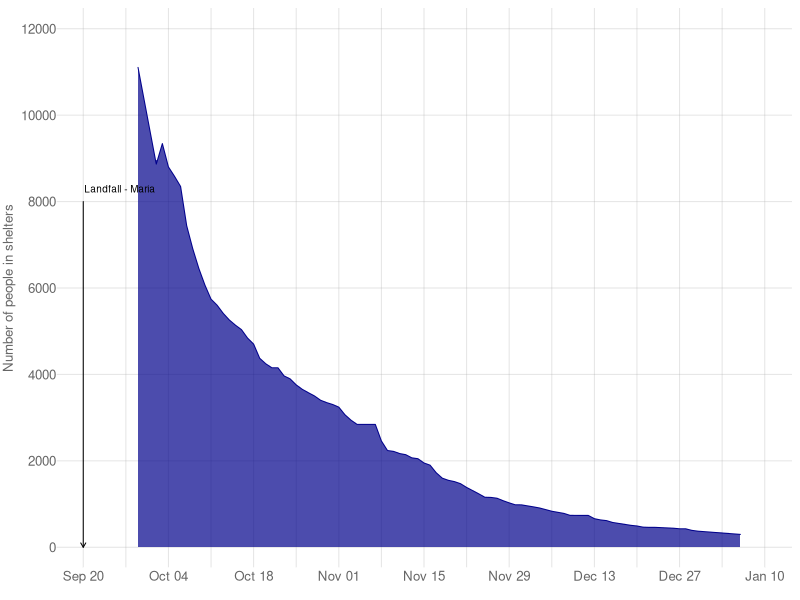
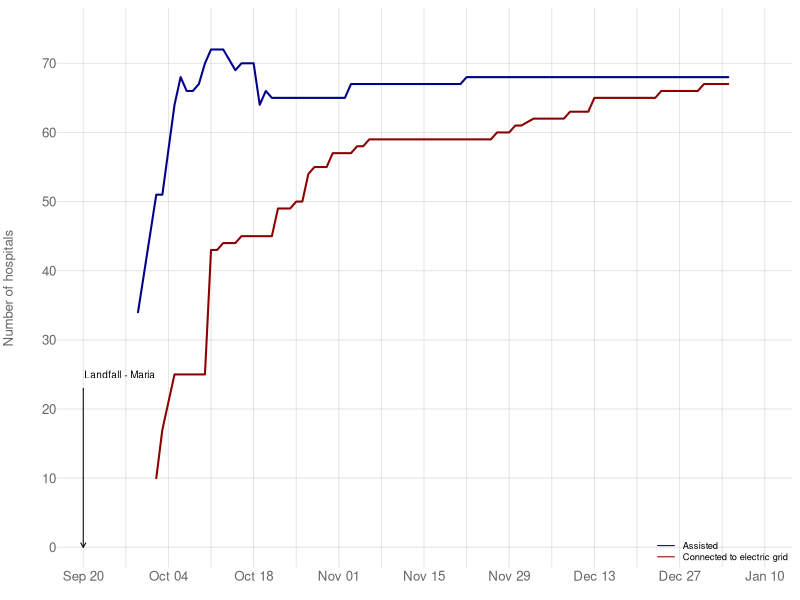
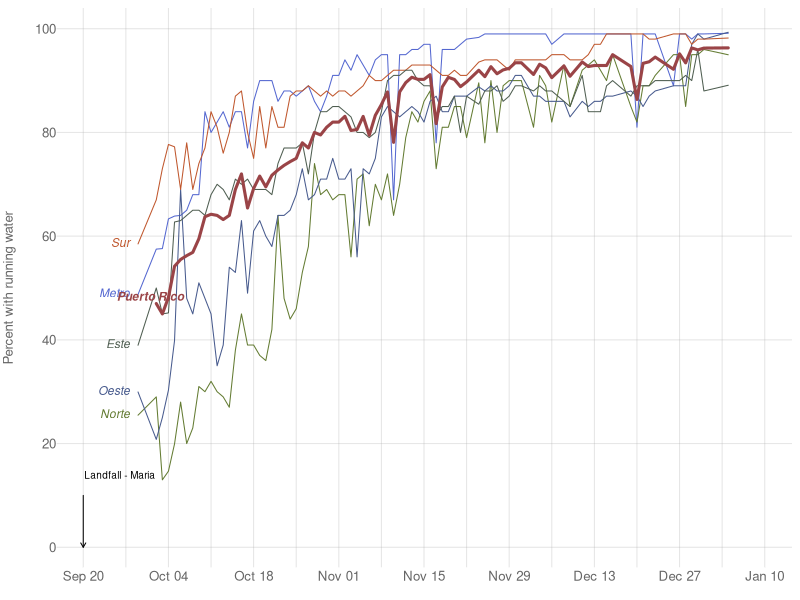
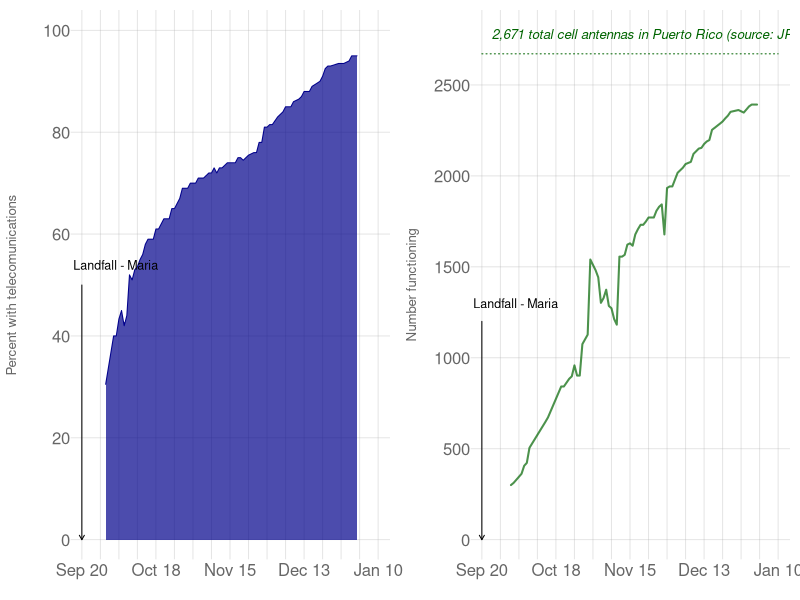

Here is the R script that generated these plots, in order:
library(data.table)
library(dplyr)
library(lubridate)
library(stringr)

status = fread('data/StatusPR.csv') %>%
  mutate(
    date=ymd(paste(Year, Month, Day, sep='-'))) %>%
  arrange(date)
dim(status)

x.dates = seq(as.Date('2017-09-20'), max(status$date)+5, by='weeks')

### plot function
plot.trend = function(dt, col) {
  polygon(c(dt[[1]][1], dt[[1]], dt[[1]][length(dt[[1]])]),
    c(0, dt[[2]], 0), border=NA, col=adjustcolor(col, 0.7))
  lines(dt[[1]], dt[[2]], col=col)
}

### people in shelters
plot.shelters = function() {
png('figs/In_Shelters.png', 5, 3, units='in', res=360)
par(mar=c(2, 3.5, 0.5, 0.5), cex=0.8)
plot(x.dates, rep(1, length(x.dates)),
  ylim=c(0, 12000),
  type='n', 
  axes=F, xlab='', ylab='')
abline(h=seq(0, 12000, by=2000), col=adjustcolor('darkgrey', 0.3))
abline(v=x.dates, col=adjustcolor('darkgrey', 0.3))
plot.trend(filter(status, Resource == 'People in shelters') %>%
    select(date, Value), col='darkblue')
arrows(ymd('2017-09-20'), 8000, ymd('2017-09-20'), 0, length=0.05)
text(ymd('2017-09-26'), 8300, 'Landfall - Maria', cex=0.75)
axis.Date(1, at=x.dates, format="%b %d", col='white', 
  mgp=c(3, 0, 0), col.axis='grey40', cex=0.8)
axis(2, at=seq(0, 12000, by=2000), las=1, col='white', 
  mgp=c(3, 0, 0), col.axis='grey40', cex=0.8)
mtext('Number of people in shelters', 2, line=2.5, col='grey40', cex=0.8)
dev.off()
}
plot.shelters()

### hospitals with electricity
plot.hosp = function() {
png('figs/Hospitals.png', 5, 3, units='in', res=360)
par(mar=c(2, 3.5, 0.5, 0.5), cex=0.8)
plot(x.dates, rep(1, length(x.dates)),
  ylim=c(0, 75),
  type='n', 
  axes=F, xlab='', ylab='')
abline(h=seq(0, 70, by=10), col=adjustcolor('darkgrey', 0.3))
abline(v=x.dates, col=adjustcolor('darkgrey', 0.3))
lines(filter(status, Resource == 'Hospitals with electricity') %>%
    select(date, Value), col='darkred', lwd=2)
lines(filter(status, Resource == 'Hospitals') %>%
    select(date, Value), col='darkblue', lwd=2)
arrows(ymd('2017-09-20'), 23, ymd('2017-09-20'), 0, length=0.05)
text(ymd('2017-09-26'), 25, 'Landfall - Maria', cex=0.75)
axis.Date(1, at=x.dates, format="%b %d", col='white', 
  mgp=c(3, 0, 0), col.axis='grey40', cex=0.8)
axis(2, at=seq(0, 70, by=10), las=1, col='white', 
  mgp=c(3, 0, 0), col.axis='grey40', cex=0.8)
mtext('Number of hospitals', 2, line=2.5, col='grey40', cex=0.8)
legend('bottomright', bty='n',
  legend=c('Assisted', 'Connected to electric grid'),
  lty=c(1, 1), col=c('darkblue', 'darkred'), cex=0.7)
dev.off()
}
plot.hosp()

### Water
agua.m = summary(lm(Value ~ date, data=filter(status, 
  Resource == 'Water', Location == 'Puerto Rico')))
agua.m$coefficients['date', 'Estimate'] - 
  qnorm(0.975) * agua.m$coefficients['date', 'Std. Error']
agua.m$coefficients['date', 'Estimate'] + 
  qnorm(0.975) * agua.m$coefficients['date', 'Std. Error']
water.colors = c("#5467d0", "#637b32", "#475a8d", "#bf562c", "#4e5d50", "#9a4447")
water.alpha = c(rep(1, 0.7), 1)
water.lwd = c(rep(1, 5), 3)
water.locs = c('Metro', 'Norte', 'Oeste', 'Sur', 'Este', 'Puerto Rico')
plot.water = function() {
png('figs/Water.png', 5, 3, units='in', res=360)
par(mar=c(2, 3.5, 0.5, 0.5), cex=0.8)
plot(x.dates, rep(1, length(x.dates)),
  ylim=c(0, 100),
  type='n', 
  axes=F, xlab='', ylab='')
abline(h=seq(0, 100, by=20), col=adjustcolor('darkgrey', 0.3))
abline(v=x.dates, col=adjustcolor('darkgrey', 0.3))
for (i in 1:6 ) {
  this.water = filter(status, Resource == 'Water', Location == water.locs[i])
  lines(this.water$date, this.water$Value, 
    col=adjustcolor(water.colors[i], water.alpha), lwd=water.lwd[i])
  if (i == 6) {
    text(this.water$date[1]-1, this.water$Value[1]-1,
      labels=water.locs[i], col=water.colors[i], pos=3, cex=0.9, font=4)
  } else {
    text(this.water$date[1], this.water$Value[1],
      labels=water.locs[i], col=water.colors[i], pos=2, cex=0.9, font=3)
  }
}
arrows(ymd('2017-09-20'), 10, ymd('2017-09-20'), 0, length=0.05)
text(ymd('2017-09-26'), 14, 'Landfall - Maria', cex=0.75)
axis.Date(1, at=x.dates, format="%b %d", col='white', 
  mgp=c(3, 0, 0), col.axis='grey40', cex=0.8)
axis(2, at=seq(0, 100, by=20), las=1, col='white', 
  mgp=c(3, 0, 0), col.axis='grey40', cex=0.8)
mtext('Percent with running water', 2, line=2.5, col='grey40', cex=0.8)
dev.off()
}
plot.water()

### Telecommunications
cell.color = c('darkblue', 'darkgreen')
plot.telecom = function() {
png('figs/Telecom.png', 10, 3, units='in', res=360)
par(mar=c(2, 3.5, 0.5, 0.5), cex=0.8, mfrow=c(1, 2))

# overall
plot(x.dates, rep(1, length(x.dates)),
  ylim=c(0, 100),
  type='n', 
  axes=F, xlab='', ylab='')
abline(h=seq(0, 100, by=20), col=adjustcolor('darkgrey', 0.3))
abline(v=x.dates, col=adjustcolor('darkgrey', 0.3))
plot.trend(filter(status, Resource == 'Telecomunications') %>%
    select(date, Value), col='darkblue')
arrows(ymd('2017-09-20'), 50, ymd('2017-09-20'), 0, length=0.05)
text(ymd('2017-09-20'), 54, 'Landfall - Maria', cex=0.75, adj=0.1)
axis.Date(1, at=x.dates, format="%b %d", col='white', 
  mgp=c(3, 0, 0), col.axis='grey40', cex=0.8)
axis(2, at=seq(0, 100, by=20), las=1, col='white', 
  mgp=c(3, 0, 0), col.axis='grey40', cex=0.8)
mtext('Percent with telecomunications', 2, line=2.5, col='grey40', cex=0.8)

# cell connection
plot(x.dates, rep(1, length(x.dates)),
  ylim=c(0, 2800),
  type='n', 
  axes=F, xlab='', ylab='')
abline(h=seq(0, 2800, by=500), col=adjustcolor('darkgrey', 0.3))
abline(v=x.dates, col=adjustcolor('darkgrey', 0.3))
#lines(c(x.dates[1], x.dates[length(x.dates)]), c(2712, 2712), 
#  col=cell.color[1], lty=3)
#text(x.dates[1], 2712+100, 
#  labels='2,712 total cell antennas in Puerto Rico (source: FCC)', 
#  col=cell.color[1], cex=0.8, pos=4, font=3)
lines(c(x.dates[1], x.dates[length(x.dates)]), c(2671, 2671), 
  col=cell.color[2], lty=3)
text(x.dates[1], 2671+100, labels='2,671 total cell antennas in Puerto Rico (source: JRTC)', 
  col=cell.color[2], cex=0.8, pos=4, font=3)
lines(filter(status, Resource == 'Cell antennas') %>%
    select(date, Value), col=adjustcolor(cell.color[2], 0.7), lwd=2)
#lines(filter(status, Resource == 'Cell towers') %>%
#    select(date, Value), col=adjustcolor(cell.color[1], 0.7), lwd=2)
arrows(ymd('2017-09-20'), 1200, ymd('2017-09-20'), 0, length=0.05)
text(ymd('2017-09-20'), 1300, 'Landfall - Maria', cex=0.75, adj=0.1)
axis.Date(1, at=x.dates, format="%b %d", col='white', 
  mgp=c(3, 0, 0), col.axis='grey40', cex=0.8)
axis(2, at=seq(0, 2800, by=500), las=1, col='white', 
  mgp=c(3, 0, 0), col.axis='grey40', cex=0.8)
mtext('Number functioning', 2, line=2.5, col='grey40', cex=0.8)

dev.off()
}
plot.telecom()




